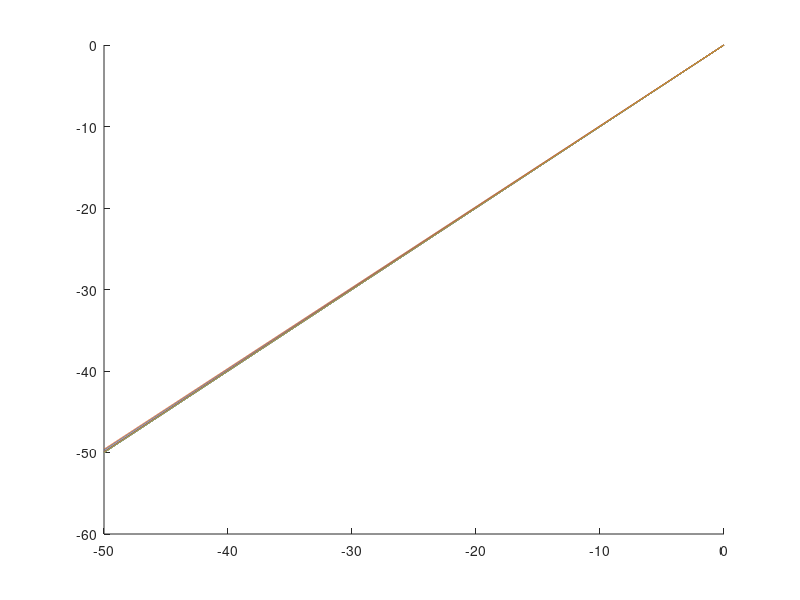

This figure's MATLAB source:
theta_o= 0.5;

for theta_m = 0;%0.95; %[0.05:0.05:0.95]
    
    porosity = 1 - theta_o - theta_m;
    
    c_w = 4.2e6;
    c_i = 1.9e6;
    c_m = 2e6;
    c_o = 2.5e6;
    L_sl = 3.34e8;
    T0=273.15;
    beta_interface = 1./3;
    
    T_min = -60;
    sat_waterIce_min = 0.005;
    
    alpha = 8e-4; %(Pa^-1) this is not the same alpha as we have used, it is the conversion form 1/m to 1Pa (factor 10-4) 
    m=0.19;
    
    
%     alpha = 1.11e-4;
%     n=1.48;
    alpha = 4e-4;
    n=2;
%     alpha = 1.49e-4;
%     n=1.25;
    m=1-1./n;
    
    % sat_waterIce_list = [0.2; 0.5; 1];
    T=[-60:0.01:0]';
    
      n=1./(1-m);  

    
    % for i=1:3
    %     sat_waterIce = sat_waterIce_list(i)
    sat_waterIce_list = [0.005;0.05; 0.5; 0.8; 1]; %[0.01:0.01:1];
    for i=1 %:size(sat_waterIce_list,1)  
        
        sat_waterIce = sat_waterIce_list(i);
        %sat_waterIce=0.05;
        
        %matrix water pressure in unfrozen state
        mwp0 = 1./alpha .* ((sat_waterIce.^(-1./m)-1)).^(1./n);
        
        %matrix water potential
        mpw = -L_sl.*T./T0 .*beta_interface .* double(T<0) + mwp0;
        
        %freeze curve
        sat_water = double(mpw>0) .* (1+(alpha.*mpw).^n).^(-m) + double(mpw<=0);
        sat_ice = sat_waterIce-sat_water;
        % plot(T,sat_water)
        % hold on
        
        %energy
        energy = T.* (theta_m .* c_m + theta_o .* c_o + porosity .* sat_waterIce .* (c_w .* double(T>=0)+ c_i.* double(T<0)));
        energy = energy - double(T<0) .* L_sl .* porosity .* (sat_waterIce - sat_water);
        
        %   plot(energy, T)
        
        
        C0 = theta_m .* c_m + theta_o .* c_o + porosity .* sat_waterIce .* c_i;
        X = -L_sl./ T0 .* beta_interface;
        L0 = porosity.* L_sl;
        
        %dimensionless quantities computed from the "true" quantities
        E_prime = energy ./ L0 + sat_waterIce + C0 .* mwp0 ./ X./ L0; %conversion of energy to E_prime (dimensionless)
        T_prime = alpha .* (X .* T + mwp0); %conversion of temperature to T_prime (dimensionless)
        
        
        %This is the second parameter in dimensionless equation 
        gamma0 = C0 ./ alpha ./ X ./ L0 ;
        

        T_acc = 0;
        dg=[];
        dT =[];
        
        for ind=-2:1:2
            
            gamma = gamma0+ind.*3.7e-6 ./2;
        %dimensionless quantities computed from the dimensionless equation

        T_prime_max = alpha .* X .* T_min + ((sat_waterIce_min.^(-1./m)-1)).^(1./n);
        E_prime_min = gamma .* T_prime_max + (1 + T_prime_max.^n).^(-m);
        
        T_prime_max = T_prime_max .*1.1;
        E_prime_min = E_prime_min .*1.1;
        

        
        LUT_size = 2.^10;

        T_prime2 = linspace(T_prime_max, 0, LUT_size+1)';
        E_prime2 = gamma .* T_prime2 + (1 + T_prime2.^n).^(-m);


        for count = 1:15
%             plot(E_prime2)
%             hold on
            %add points
            add_points_T =[(T_prime2(1:end-1,1) + T_prime2(2:end,1))./2  (3.*T_prime2(1:end-1,1) + T_prime2(2:end,1))./4 (T_prime2(1:end-1,1) + 3.*T_prime2(2:end,1))./4];%midpoints in T
            add_points_E = gamma .* add_points_T + (1 + add_points_T.^n).^(-m);
            
            delta_E_prime2 = repmat(E_prime2(2:end,1) - E_prime2(1:end-1,1), 1, 3) ;
            delta_T_prime2 = repmat(T_prime2(2:end,1) - T_prime2(1:end-1,1), 1, 3);
            add_points_T_interp = repmat(T_prime2(1:end-1),1,3) + (add_points_E - repmat(E_prime2(1:end-1),1,3)) ./ delta_E_prime2 .* delta_T_prime2;
            
            add_points_T = add_points_T(:);
            add_points_E = add_points_E(:);
            mismatch = abs(add_points_T_interp(:) - add_points_T);
            [~,sort_index]=sort(mismatch);
            sort_index=sort_index(end-size(sort_index,1)./3+1:end,1);
            T_prime2 = [T_prime2; add_points_T(sort_index,1)];
            E_prime2 = [E_prime2; add_points_E(sort_index,1)];
            [T_prime2, sort_index] = sort(T_prime2,'descend');
            E_prime2=E_prime2(sort_index,1);
            
            %reduce points
            reduce_points_T = [T_prime2(2:4:end-3,1) T_prime2(3:4:end-2,1) T_prime2(4:4:end-1,1)];
            reduce_points_E = [E_prime2(2:4:end-3,1) E_prime2(3:4:end-2,1) E_prime2(4:4:end-1,1)];
            T_prime2 = T_prime2(1:4:end,1);
            E_prime2 = E_prime2(1:4:end,1);
            
            delta_E_prime2 = repmat(E_prime2(2:end,1) - E_prime2(1:end-1,1), 1, 3) ;
            delta_T_prime2 = repmat(T_prime2(2:end,1) - T_prime2(1:end-1,1), 1, 3);
            reduce_points_T_interp = repmat(T_prime2(1:end-1),1,3) + (reduce_points_E - repmat(E_prime2(1:end-1),1,3)) ./ delta_E_prime2 .* delta_T_prime2;
            
            reduce_points_T = reduce_points_T(:);
            reduce_points_E = reduce_points_E(:);
            mismatch = abs(reduce_points_T_interp(:) - reduce_points_T);
            [~,sort_index]=sort(mismatch);
            sort_index=sort_index(end-size(sort_index,1)./3+1:end,1);
            T_prime2 = [T_prime2; reduce_points_T(sort_index,1)];
            E_prime2 = [E_prime2; reduce_points_E(sort_index,1)];
            [T_prime2, sort_index] = sort(T_prime2,'descend');
            E_prime2 = E_prime2(sort_index,1);
            
            dT_prime2_dgamma = -(E_prime2 - (1+T_prime2.^n).^(-m)) ./ T_prime2.^-2 + n.*m .* T_prime2.^(n-2) .* (1+T_prime2.^n).^(-m-1);
           % dT_prime2_dgamma = 1./dT_prime2_dgamma;
            
        end

 

        %---------------interpolate and test
        test_T = [-50:0.01:-0.01];
        
        mpw_test = -L_sl.*test_T./T0 .*beta_interface .* double(test_T<0) + mwp0;
        sat_water_test = double(mpw_test>0) .* (1+(alpha.*mpw_test).^n).^(-m) + double(mpw_test<=0);
        sat_ice_test = sat_waterIce - sat_water_test;
        energy_test = test_T.* (theta_m .* c_m + theta_o .* c_o + porosity .* sat_waterIce .* (c_w .* double(test_T>=0)+ c_i.* double(test_T<0)));
        energy_test = energy_test - double(test_T<0) .* L_sl .* porosity .* (sat_waterIce - sat_water_test);
        E_prime_test = energy_test ./ L0 + sat_waterIce + C0 .* mwp0 ./ X./ L0; 
        
%         pos = (E_prime_test - 1) ./  (E_prime3(1)- E_prime3(2));
        T_prime_test = interp1(E_prime2, T_prime2, E_prime_test, 'linear');
        T_test = (T_prime_test ./ alpha - mwp0) ./ X;
        %plot((test_T .* X + mwp0).*alpha, T_prime_test)
%         plot(E_prime_test, T_prime_test)
%         hold on
        
        %plot(test_T, T_test)
        hold on
        
        %dT_dgamma = interp1(E_prime2, dT_prime2_dgamma, E_prime_test, 'linear');
        %dg=[dg; dT_dgamma];
        dg=[dg; T_prime_test ./(gamma - n.*m.*T_prime_test.^(n-1) .* (1+T_prime_test.^n).^(-m-1) ) ];
        dT=[dT; T_prime_test];
         T_prime_test = T_prime_test + ind.* 3.7e-6 ./2 .* T_prime_test ./(gamma - n.*m.*T_prime_test.^(n-1) .* (1+T_prime_test.^n).^(-m-1) ) ;
%         
         T_test = (T_prime_test ./ alpha - mwp0) ./ X;
% 
         plot(test_T, T_test)
         hold on
         plot(test_T, test_T)
        T_acc = T_acc + T_test;
    end
        
%          plot(test_T, test_T - T_test)
%          hold on
%          plot(test_T, T_acc/2)
%          hold on
        
    end
end

% porosity_max = 0.95;
% gamma_max =  ((1-porosity_max).* c_o ) ./ alpha ./ X ./ (porosity_max.* L_sl);
% log(-gamma_max)
% porosity_min = 0.05;
% gamma_min =  ((1-porosity_min).* c_m  + c_i) ./ alpha ./ X ./ (porosity_min.* L_sl);
% log(-gamma_min)


%




% end

%  plot(energy, sat_water)



% B = sat_water./(1-sat_ice);
% P_cgl = 1./alpha .* ((B.^(-1./m)-1)).^(1./n);
% P_csl = -L_sl.*T./T0 .*double(T<0);

% get_E(-10)
%
%
%
% fsolve(@get_E, -15)
% 
% function energy = get_E(T)
% 
% porosity = 0.5;
% alpha = 8e-4; %(Pa^-1)
% m=0.19;
% L_sl = 3.34e8;
% T0=273.15;
% 
% alpha = 1.11e-4;
% n=1.48;
% m=1-1./n;
% 
% % sat_waterIce_list = [0.2; 0.5; 1];
% 
% 
% n=1./(1-m);
% 
% % for i=1:3
% %     sat_waterIce = sat_waterIce_list(i)
% 
% sat_waterIce = 0.5;
% A = -L_sl.*T./T0 ./3 .*double(T<0) + 1./alpha .* ((sat_waterIce.^(-1./m)-1)).^(1./n);
% 
% sat_water = double(A>0) .* (1+(alpha.*A).^n).^(-m) + double(A<=0);
% sat_ice = sat_waterIce-sat_water;
% 
% 
% energy = T.* (porosity .* 2e6 + (1-porosity) .* sat_waterIce .* (4.2e6 .* double(T>=0)+ 1.9e6.* double(T<0)));
% energy = energy - double(T<0) .* 3.34e8 .* (1-porosity) .* sat_ice;
% 
% energy= energy +8.9414e+07;
% end